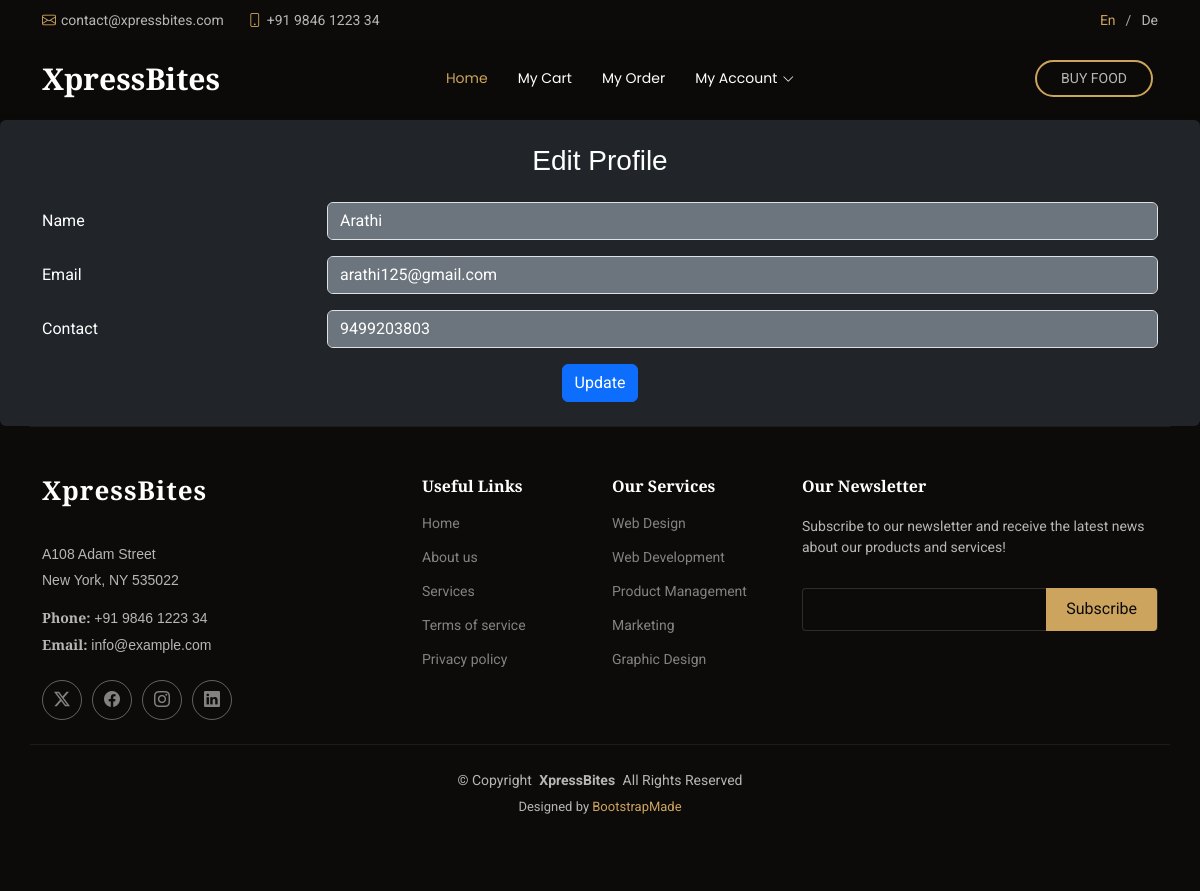
The app's page /PROJECT/User/editprofile.php (signed in) with its own data.
### tables this page shows
CREATE TABLE `tbl_user` (
  `user_id` int(11) NOT NULL,
  `user_name` varchar(30) NOT NULL,
  `user_contact` varchar(30) NOT NULL,
  `user_email` varchar(50) NOT NULL,
  `user_password` varchar(30) NOT NULL
);

### PROJECT/User/editprofile.php (the view, shortened to what this page needs)
<?php
include("../Assets/Connection/connection.php");
include("Head.php");
$selQry="select * from tbl_user where user_id=".$_SESSION['uid'];
$resultone = $con->query($selQry);
$dataone = $resultone->fetch_assoc();
		?>
<!DOCTYPE html PUBLIC "-//W3C//DTD XHTML 1.0 Transitional//EN" "http://www.w3.org/TR/xhtml1/DTD/xhtml1-transitional.dtd">
<html xmlns="http://www.w3.org/1999/xhtml">
<head>
</head>
<body>
<form id="form1" name="form1" method="post" action="" class="shadow p-4 rounded bg-dark text-white">
    <div class="container">
        <h3 class="text-center mb-4">Edit Profile</h3>
        <div class="form-group row mb-3">
            <label for="txt_name" class="col-sm-3 col-form-label">Name</label>
            <div class="col-sm-9">
                <input type="text" class="form-control bg-secondary text-white" name="txt_name" id="txt_name" value="<?php echo $dataone['user_name']; ?>">
            </div>
        </div>
        <div class="form-group row mb-3">
            <label for="txt_email" class="col-sm-3 col-form-label">Email</label>
            <div class="col-sm-9">
                <input type="email" class="form-control bg-secondary text-white" name="txt_email" id="txt_email" value="<?php echo $dataone['user_email']; ?>">
            </div>
        </div>
        <div class="form-group row mb-3">
            <label for="txt_contact" class="col-sm-3 col-form-label">Contact</label>
            <div class="col-sm-9">
                <input type="text" class="form-control bg-secondary text-white" name="txt_contact" id="txt_contact" value="<?php echo $dataone['user_contact']; ?>">
            </div>
        </div>
        <div class="text-center">
            <button type="submit" name="btn_update" id="btn_update" class="btn btn-primary">Update</button>
        </div>
    </div>
</form>
</body>
</html>
<?php
include("Foot.php");
?>

### PROJECT/Assets/Templates/Main/assets/css/main.css (style rules this page uses)
:root { --default-font: "Roboto", system-ui, -apple-system, "Segoe UI", Roboto, "Helvetica Neue", Arial, "Noto Sans", "Liberation Sans", sans-serif, "Apple Color Emoji", "Segoe UI Emoji", "Segoe UI Symbol", "Noto Color Emoji"; --heading-font: "Playfair Display", sans-serif; --nav-font: "Poppins", sans-serif; }
:root { --background-color: #0c0b09; --default-color: rgba(255, 255, 255, 0.7); --heading-color: #ffffff; --accent-color: #cda45e; --surface-color: #29261f; --contrast-color: #0c0b09; }
:root { --nav-color: #ffffff; --nav-hover-color: #cda45e; --nav-mobile-background-color: #29261f; --nav-dropdown-background-color: #29261f; --nav-dropdown-color: #ffffff; --nav-dropdown-hover-color: #cda45e; }
:root { scroll-behavior: smooth; }
body { color: var(--default-color); background-color: var(--background-color); font-family: var(--default-font); }
h1, h2, h3, h4, h5, h6 { color: var(--heading-color); font-family: var(--heading-font); }

### records on screen
tbl_user: txt_name "Arathi", txt_email "arathi125@gmail.com", txt_contact "9499203803"
